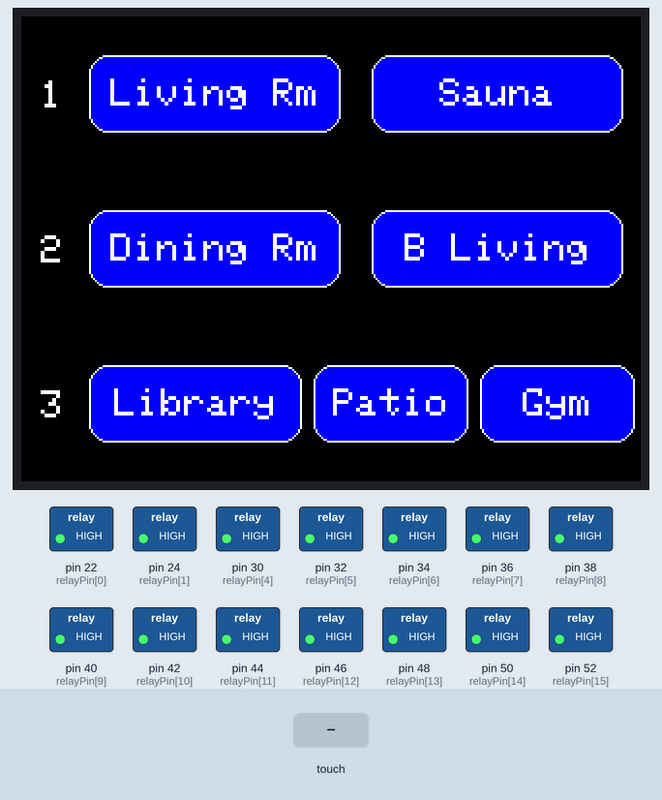
The sketch below on a simulated Arduino Mega 2560, built with avr-gcc and run on an emulated ATmega2560. On the bench: 320×240 colour display, switched loads named in the sketch (green lamp = pin HIGH). The test bench sets the inputs (shaded band). What the sketch prints to the serial monitor is not drawn.

Above: at 1.4 s.
1.5 s: touch panel pressed at 62 % / 50 % of its raw x / y range
At 2.1 s:
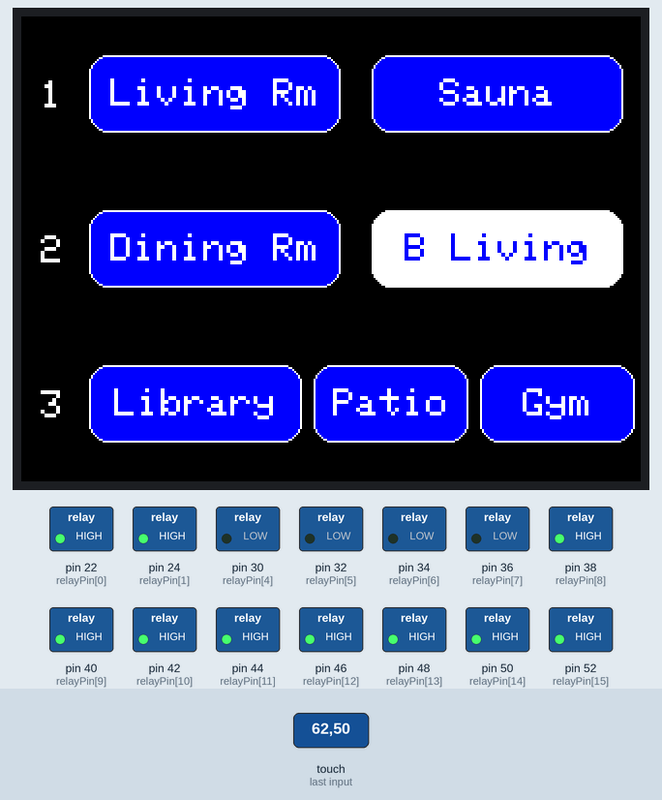
3.0 s: touch panel pressed at 62 % / 90 % of its raw x / y range
At 4.2 s:
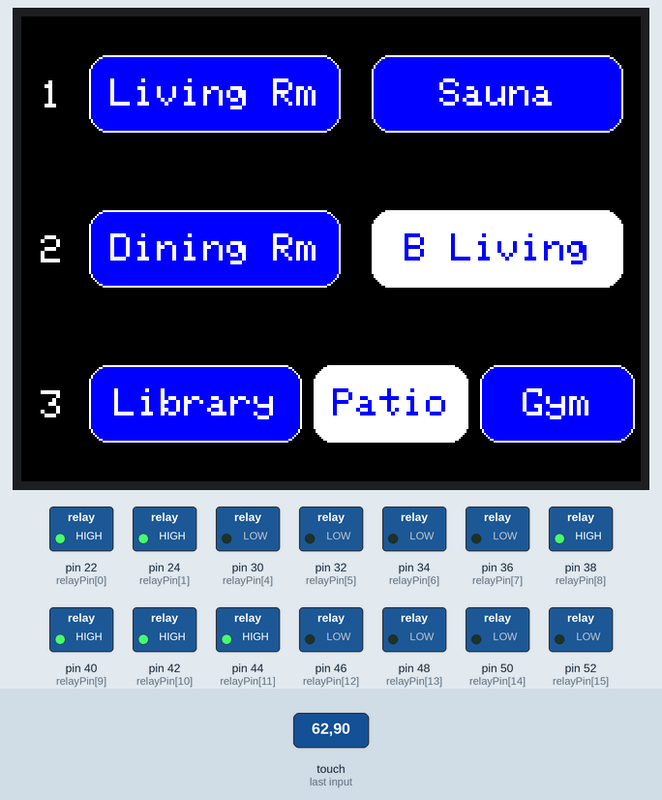
4.7 s: touch panel pressed at 13 % / 50 % of its raw x / y range
At 6.0 s:
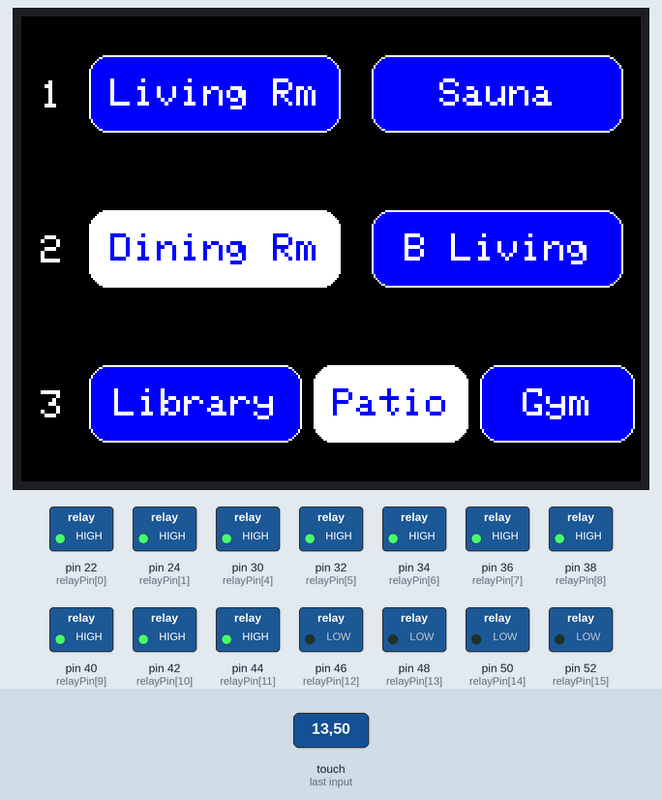
6.3 s: touch panel pressed at 87 % / 90 % of its raw x / y range
At 7.2 s:
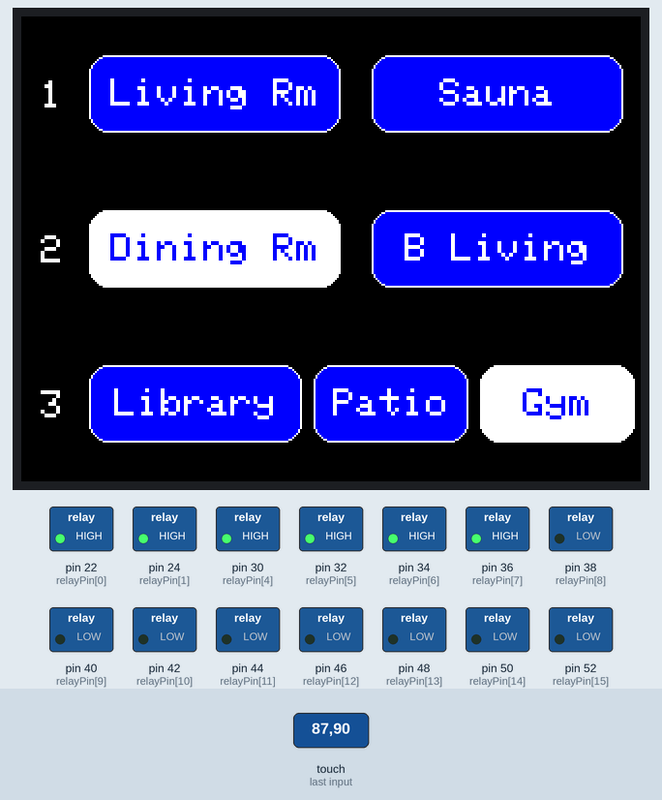
7.9 s: touch panel pressed at 38 % / 50 % of its raw x / y range
At 9.1 s:
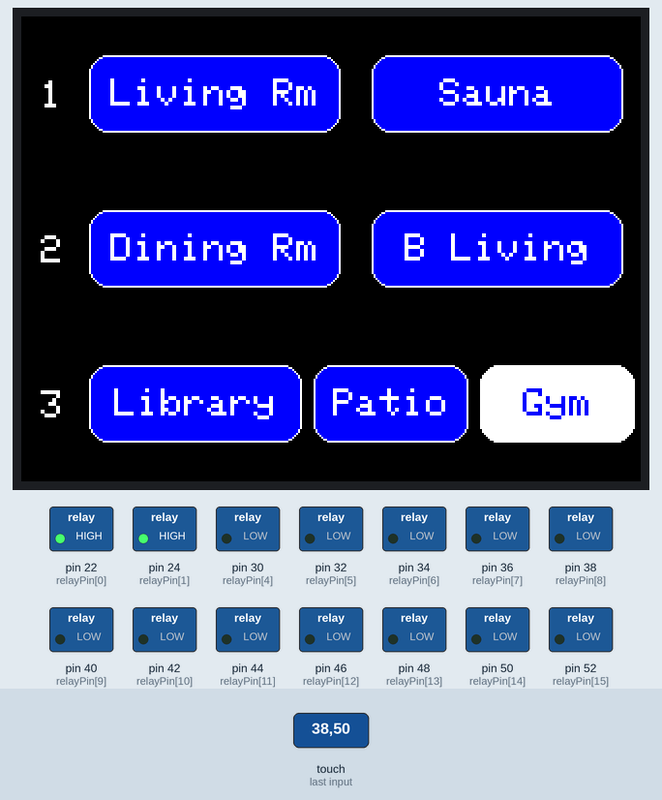
9.4 s: touch panel pressed at 13 % / 90 % of its raw x / y range
At 10.4 s:
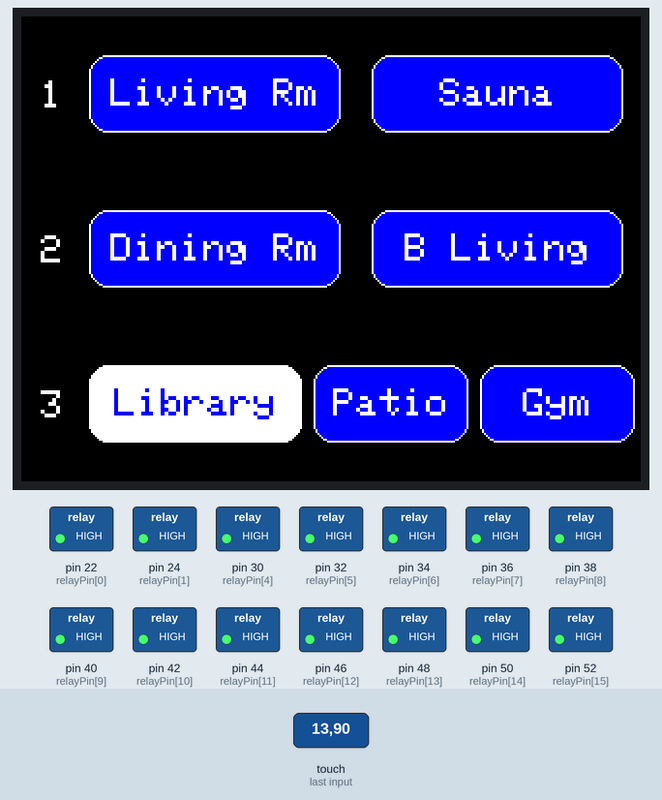
Timing chart, 0 to 12.3 s (numbered marks = the images above; inputs shaded):
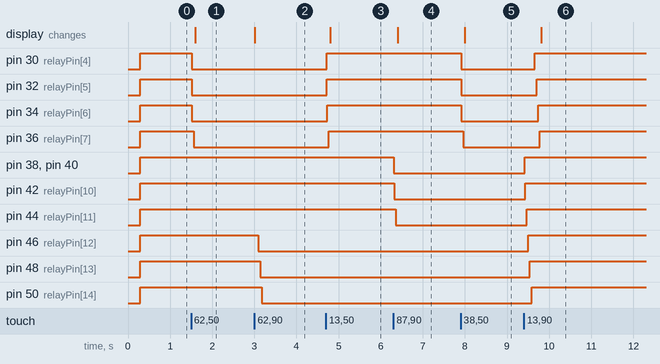

The sketch:

SpeakerSelector.ino
```cpp
///////////////
//
// Sketch: SpeakerSelector - With TFT SPFD5408 TouchScreen
// Author: Thierry Beiko - thierry_beiko@hotmail.com
//
// Versions:
//    - 0.1   First Iteration
// Comments:
//    The calibration of the touchscreen has to be done beforehand.
//    The resulting values need to be modified in the definition section.
//
///////////////

// library SPFD5408 - from https://github.com/JoaoLopesF/SPFD5408
#include <SPFD5408_Adafruit_GFX.h>    // Core graphics library
#include <SPFD5408_Adafruit_TFTLCD.h> // Hardware-specific library
#include <SPFD5408_TouchScreen.h>     // Touch library

// LCD Pin
#define LCD_CS A3
#define LCD_CD A2
#define LCD_WR A1
#define LCD_RD A0
#define LCD_RESET A4

// Calibration value
#define SENSIBILITY 300
#define MINPRESSURE 10
#define MAXPRESSURE 1000

// Relay state association
#define NC 0
#define NO 1

// Pins for the shield (Touchscreen)
#define YP A2
#define XM A3
#define YM 8
#define XP 9

// Pins for relay control
const int relayPin[16] = {22,24,26,28,30,32,34,36,38,40,42,44,46,48,50,52};

// Relay activation type - If LOW output activates the relay, trigger type is LOW
const int triggerType = LOW;

// Init TouchScreen
TouchScreen ts = TouchScreen(XP, YP, XM, YM, SENSIBILITY);

// Values obtained from the calibration
#define SCREEN_MINX 120
#define SCREEN_MINY 150
#define SCREEN_MAXX 940
#define SCREEN_MAXY 920

// Assigning human-readable names to some common 16-bit color values
#define BLACK       0x0000
#define BLUE        0x001F
#define RED         0xF800
#define GREEN       0x07E0
#define CYAN        0x07FF
#define WHITE       0xFFFF
#define DARKCYAN    0x03EF
#define LIGHTGREY   0xC618
#define DARKGREY    0x7BEF

// Init LCD
Adafruit_TFTLCD tft(LCD_CS, LCD_CD, LCD_WR, LCD_RD, LCD_RESET);

// Dimensions
uint16_t width = 0;
uint16_t height = 0;

// Buttons
#define BUTTONS 7
#define BUTTON_ZONE_1_UP 0
#define BUTTON_ZONE_1_DOWN 1
#define BUTTON_ZONE_2_UP 2
#define BUTTON_ZONE_2_DOWN 3
#define BUTTON_ZONE_3_UP_IN 4
#define BUTTON_ZONE_3_UP_OUT 5
#define BUTTON_ZONE_3_DOWN 6

// Relays associated with each zone
const int SPEAKER_1_UP[4] = {0,1,2,3};
const int SPEAKER_1_DOWN[4] = {0,1,2,3};
const int SPEAKER_2_UP[4] = {4,5,6,7};
const int SPEAKER_2_DOWN[4] = {4,5,6,7};
const int SPEAKER_3_UP_IN[4] = {12,13,14,15};
const int SPEAKER_3_UP_OUT[4] = {12,13,14,15};
const int SPEAKER_3_DOWN[4] = {8,9,10,11};

Adafruit_GFX_Button buttons[BUTTONS];

uint16_t buttons_y = 0;

void setup(void) {
  Serial.begin(9600);

  // LCD setup
  tft.reset();
  tft.begin(0x9341);
  tft.setRotation(1); // Change for desired rotation - 1 for landscape view with LCD reset button on the right

  // Fill the screen with black
  tft.fillScreen(BLACK);

  // Screen size
  width = tft.width() - 1;
  height = tft.height() - 1;

  buttonsInit();

  // Setting up text UI for different zones
  // Zone 1
  printOnScreen(10,33,2,WHITE,"1");
  // Zone 2
  printOnScreen(10,113,2,WHITE,"2");
  // Zone 3
  printOnScreen(10,193,2,WHITE,"3");

  // Set relay pins as OUTPUT and to OFF state
  for (uint8_t i = 0; i<16; i++){
    pinMode(relayPin[i],OUTPUT);
    if(triggerType == LOW){
      digitalWrite(relayPin[i], HIGH); // set initial state OFF for low trigger relay
    }else{
       digitalWrite(relayPin[i], LOW); // set initial state OFF for high trigger relay
    }
  }
}

void loop(void) {
  TSPoint p;

  //digitalWrite(13, HIGH);
  p = waitOnTouch();
  //digitalWrite(13, LOW);

  // Mapping the point position with the LCD's max and min obtained from calibration
  p.x = mapXValue(p);
  p.y = mapYValue(p);

  // Iterate through all the buttons to check if they were pressed
  for (uint8_t b=0; b<7; b++) {
    if (buttons[b].contains(p.x, p.y)) {
      if (buttons[b].isPressed()) {  // If button is already pressed (ON)
        buttons[b].press(false);    // Tell the button it is not pressed anymore
        buttons[b].drawButton();    // Redraw it as unpressed (OFF)
        turnButtonOff(b);

      } else {                      // If the button was not pressed yet (OFF)
      buttons[b].press(true);       // Tell the button it is now pressed
      buttons[b].drawButton(true);  // Redraw it as pressed (ON)
      turnButtonOn(b);
      }
    }
  }
  delay(150);
}

// Initiates the buttons and draws them on the screen
void buttonsInit() {
  uint16_t x = 80;
  uint16_t y = 40;
  uint16_t w = 100;
  uint16_t h = 40;

  uint8_t spacing_x = 6;
  uint8_t spacing_y = 40;

  uint8_t textSize = 2;

  char buttonlabels[7][20] = {"Living Rm", "Sauna", "Dining Rm", "B Living", "Library", "Patio", "Gym"};
  uint16_t buttoncolors[15] = {BLUE, BLUE, BLUE, BLUE, BLUE, BLUE, BLUE};
  uint16_t buttonwidths[7] = {130,130,130,130,110,80,80};
  uint16_t button_x[7] = {100,(240+spacing_x),100,(240+spacing_x),90,(185+spacing_x),(185+80+2*spacing_x)};


  for (uint8_t row=0; row<3; row++) {
    uint8_t nb_col = 2;
    if(row==2){
      nb_col = 3;
    }
    for (uint8_t col=0; col<nb_col; col++){
      buttons[col+row*2].initButton(&tft,                         // TFT object
                  button_x[col+row*2],
                  //x+col*(w+spacing_x),                            // x
                  y+row*(h+spacing_y),                            // y
                  buttonwidths[col+row*2], h, WHITE, buttoncolors[col+row*2], WHITE,    // w, h, outline, fill, text
                  buttonlabels[col+row*2], textSize);
      buttons[col+row*2].drawButton();
    }
  }

  // Save the y position to avoid draws
  buttons_y = y;
}

// Waits for a touch on the screen and returns the touched point
TSPoint waitOnTouch() {
  TSPoint p;

  do {
    p= ts.getPoint();
    pinMode(XM, OUTPUT); //Pins configures again for TFT control
    pinMode(YP, OUTPUT);
  } while((p.z < MINPRESSURE )|| (p.z > MAXPRESSURE));

  return p;
}

// Map the coordinate X
// p : TSPoint to map
uint16_t mapXValue(TSPoint p) {
  uint16_t x = map(p.x, SCREEN_MINX, SCREEN_MAXX, 0, tft.width());

  return x;
}

// Map the coordinate Y
// p : TSPoint to map
uint16_t mapYValue(TSPoint p) {
  uint16_t y = map(p.y, SCREEN_MINY, SCREEN_MAXY, 0, tft.height());

  return y;
}

// Prints the desired text to the TFT screen
// xCursor : int corresponding reprensenting the x-coordinate where the text will be printed
// yCursor : int corresponding reprensenting the y-coordinate where the text will be printed
// textSize : int of the text size
// color : 16-bit color value code
// text : String of the text to prints
void printOnScreen(int xCursor, int yCursor, int textSize, uint16_t color, String text){
  tft.setCursor (xCursor, yCursor);
  tft.setTextSize (textSize);
  tft.setTextColor(color);
  tft.println(text);
}

// Switch case called when a button that was pressed (ON) is now pressed again
// b : int corresponding to the specified button
void turnButtonOff(int b){
  switch (b) {
    case BUTTON_ZONE_1_UP:
      relayControl(SPEAKER_1_UP,4,NO);
      break;

    case BUTTON_ZONE_1_DOWN:
      relayControl(SPEAKER_1_DOWN,4,NC);
      break;

    case BUTTON_ZONE_2_UP:
      relayControl(SPEAKER_2_UP,4,NO);
      break;

    case BUTTON_ZONE_2_DOWN:
      relayControl(SPEAKER_2_DOWN,4,NC);
      break;

    case BUTTON_ZONE_3_UP_IN:
      relayControl(SPEAKER_3_UP_IN,4,NO);
      break;

    case BUTTON_ZONE_3_UP_OUT:
      relayControl(SPEAKER_3_UP_OUT,4,NC);
      break;

    case BUTTON_ZONE_3_DOWN:
      relayControl(SPEAKER_3_DOWN,4,NC);
      break;
  }
}

// Switch case called when a button that was unpressed (OFF) is pressed
// b : int corresponding to the specified button
void turnButtonOn(int b){
  switch (b) {
    case BUTTON_ZONE_1_UP:
      if (buttons[BUTTON_ZONE_1_DOWN].isPressed()) {
        buttons[BUTTON_ZONE_1_DOWN].drawButton();
        buttons[BUTTON_ZONE_1_DOWN].press(false);
      }
      relayControl(SPEAKER_1_UP,4,NC);
      break;

    case BUTTON_ZONE_1_DOWN:
      if (buttons[BUTTON_ZONE_1_UP].isPressed()) {
        buttons[BUTTON_ZONE_1_UP].drawButton();
        buttons[BUTTON_ZONE_1_UP].press(false);
      }
      relayControl(SPEAKER_1_DOWN,4,NO);
      break;

    case BUTTON_ZONE_2_UP:
      if (buttons[BUTTON_ZONE_2_DOWN].isPressed()) {
        buttons[BUTTON_ZONE_2_DOWN].drawButton();
        buttons[BUTTON_ZONE_2_DOWN].press(false);
      }
      relayControl(SPEAKER_2_UP,4,NC);
      break;

    case BUTTON_ZONE_2_DOWN:
      if (buttons[BUTTON_ZONE_2_UP].isPressed()) {
        buttons[BUTTON_ZONE_2_UP].drawButton();
        buttons[BUTTON_ZONE_2_UP].press(false);
      }
      relayControl(SPEAKER_2_DOWN,4,NO);
      break;

    case BUTTON_ZONE_3_UP_IN:
      if (buttons[BUTTON_ZONE_3_DOWN].isPressed()) {
        buttons[BUTTON_ZONE_3_DOWN].drawButton();
        buttons[BUTTON_ZONE_3_DOWN].press(false);
      }
      if (buttons[BUTTON_ZONE_3_UP_OUT].isPressed()) {
        buttons[BUTTON_ZONE_3_UP_OUT].drawButton();
        buttons[BUTTON_ZONE_3_UP_OUT].press(false);
      }
      relayControl(SPEAKER_3_DOWN,4,NC);
      relayControl(SPEAKER_3_UP_IN,8,NC);
      break;

    case BUTTON_ZONE_3_UP_OUT:
    if (buttons[BUTTON_ZONE_3_UP_IN].isPressed()) {
        buttons[BUTTON_ZONE_3_UP_IN].drawButton();
        buttons[BUTTON_ZONE_3_UP_IN].press(false);
      }
      if (buttons[BUTTON_ZONE_3_DOWN].isPressed()) {
        buttons[BUTTON_ZONE_3_DOWN].drawButton();
        buttons[BUTTON_ZONE_3_DOWN].press(false);
      }
      relayControl(SPEAKER_3_DOWN,4,NC);
      relayControl(SPEAKER_3_UP_OUT,4,NO);
      break;

    case BUTTON_ZONE_3_DOWN:
      if (buttons[BUTTON_ZONE_3_UP_IN].isPressed()) {
        buttons[BUTTON_ZONE_3_UP_IN].drawButton();
        buttons[BUTTON_ZONE_3_UP_IN].press(false);
      }
      if (buttons[BUTTON_ZONE_3_UP_OUT].isPressed()) {
        buttons[BUTTON_ZONE_3_UP_OUT].drawButton();
        buttons[BUTTON_ZONE_3_UP_OUT].press(false);
      }
      relayControl(SPEAKER_3_DOWN,4,NO);
      break;
  }
}

// Modifies the state (ON or OFF) of the specified relays
// relays : int array containing the value channel from 0 to 15 of the relays to control
// action : int representing the requested action (1 = relay ON, 0 = relay OFF)
void relayControl(int relays[], int arraySize, int action){
  int state = LOW;
  // Setting the correct final state depending on the triggerType and the requested action
  if (triggerType == LOW){  // ON = LOW and OFF = HIGH
    if (action == 0){       // OFF requested
      state = HIGH;
    }
  } else {                  // triggerType = HIGH so ON = HIGH and OFF = LOW
    if (action == 1){       // ON requested
      state = HIGH;
    }
  }

  // Modifying the state of the listed relays
  for (int i = 0; i<arraySize; i++){
    digitalWrite(relayPin[relays[i]],state);
    String stateStr;
    if(state == LOW) {
      stateStr = "ON";
    }else{
      stateStr = "OFF";
      }
    Serial.print("Setting relay :"); Serial.print(relays[i]);
    Serial.print(" on pin : "); Serial.print(relayPin[relays[i]]);
    Serial.print(" to "); Serial.println(stateStr);
  }
}
```

Measured:
- after the input at 1.5 s, pin 30 (relayPin[4]), pin 32 (relayPin[5]), pin 34 (relayPin[6]): HIGH → LOW at once; pin 36 (relayPin[7]): HIGH → LOW after 0.06 s; the display: changes after 0.09 s (image 1)
- after the input at 3.0 s, pin 46 (relayPin[12]): HIGH → LOW after 0.10 s; pin 48 (relayPin[13]): HIGH → LOW after 0.14 s; pin 50 (relayPin[14]): HIGH → LOW after 0.17 s; pin 52 (relayPin[15]): HIGH → LOW after 0.21 s; the display: changes at once (image 2)
- after the input at 4.7 s, pin 30 (relayPin[4]), pin 32 (relayPin[5]), pin 34 (relayPin[6]): LOW → HIGH at once; pin 36 (relayPin[7]): LOW → HIGH after 0.07 s; the display: changes after 0.11 s (image 3)
- after the input at 6.3 s, pin 38 (relayPin[8]), pin 40 (relayPin[9]), pin 42 (relayPin[10]): HIGH → LOW at once; pin 44 (relayPin[11]): HIGH → LOW after 0.06 s; the display: changes after 0.10 s (image 4)
- after the input at 7.9 s, pin 30 (relayPin[4]), pin 32 (relayPin[5]), pin 34 (relayPin[6]): HIGH → LOW at once; pin 36 (relayPin[7]): HIGH → LOW after 0.06 s; the display: changes after 0.09 s (image 5)
- after the input at 9.4 s, pin 30 (relayPin[4]): LOW → HIGH after 0.26 s; pin 32 (relayPin[5]): LOW → HIGH after 0.30 s; pin 34 (relayPin[6]): LOW → HIGH after 0.34 s; pin 36 (relayPin[7]): LOW → HIGH after 0.38 s; pin 38 (relayPin[8]), pin 40 (relayPin[9]), pin 42 (relayPin[10]): LOW → HIGH at once; the display: changes after 0.42 s (image 6)
